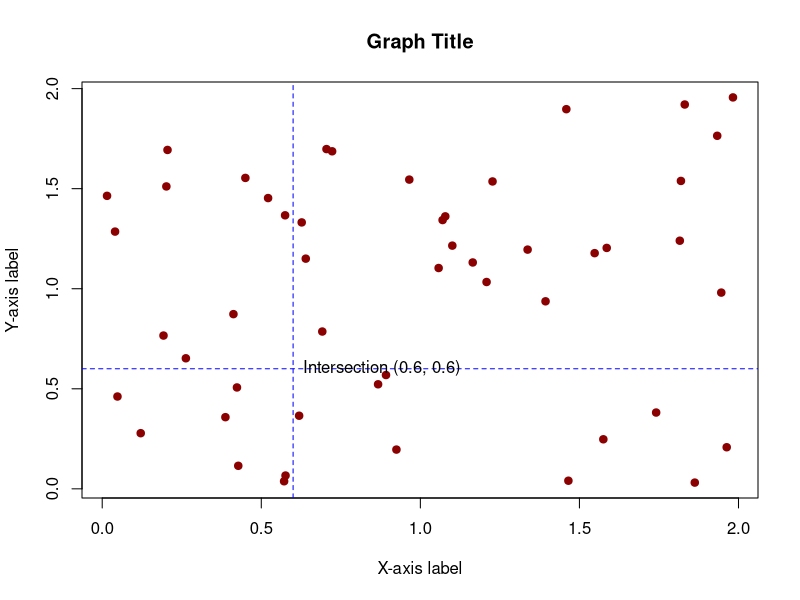
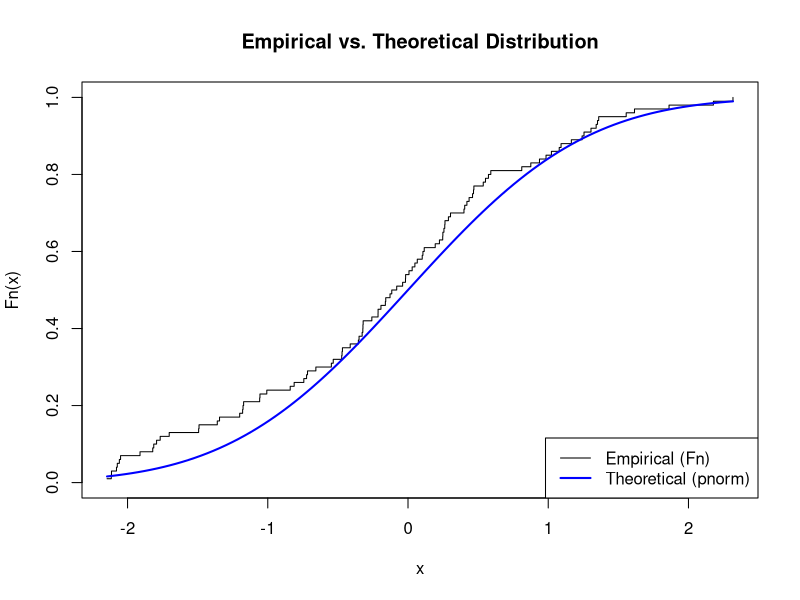
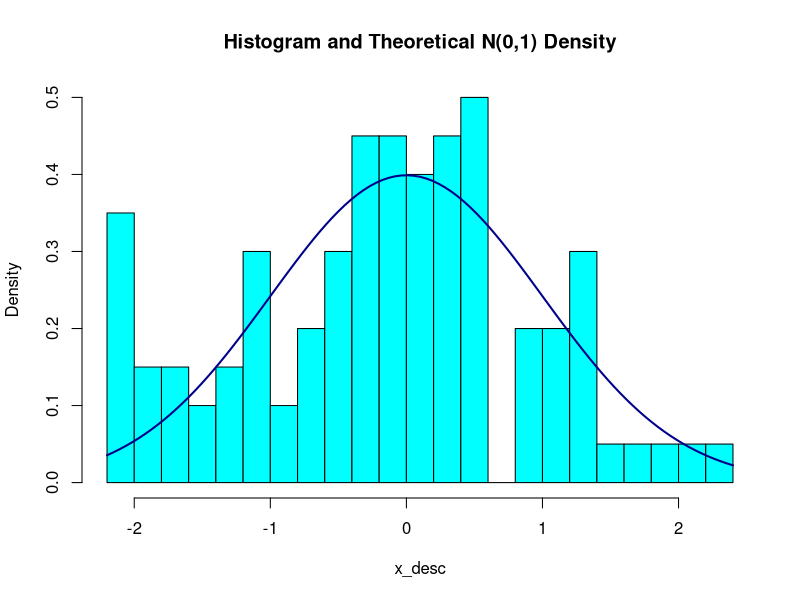
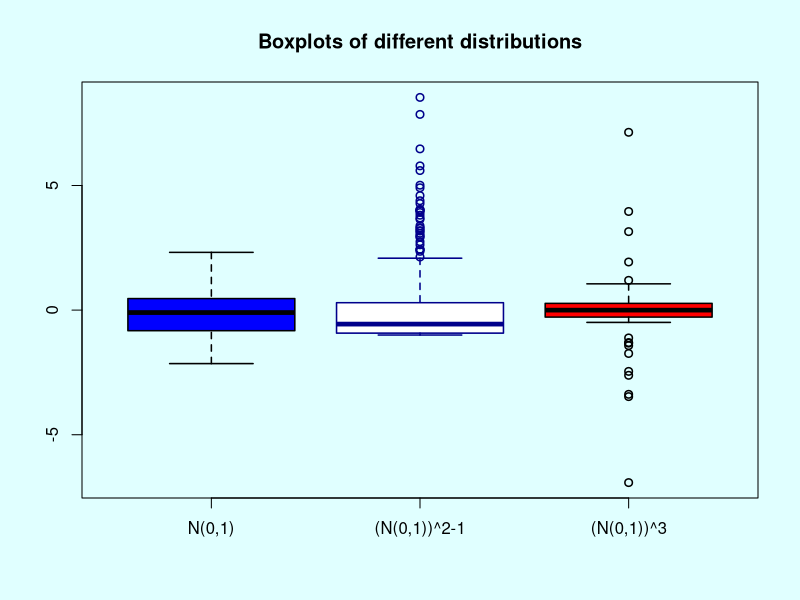
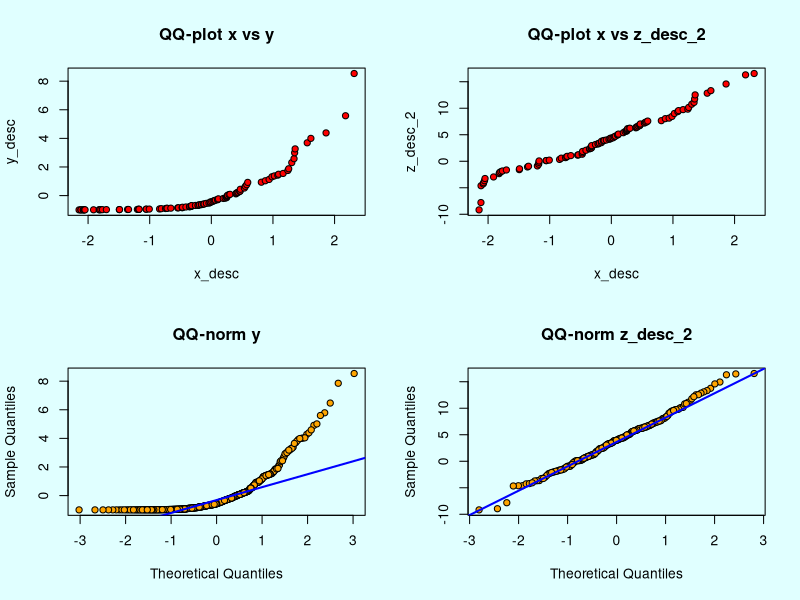
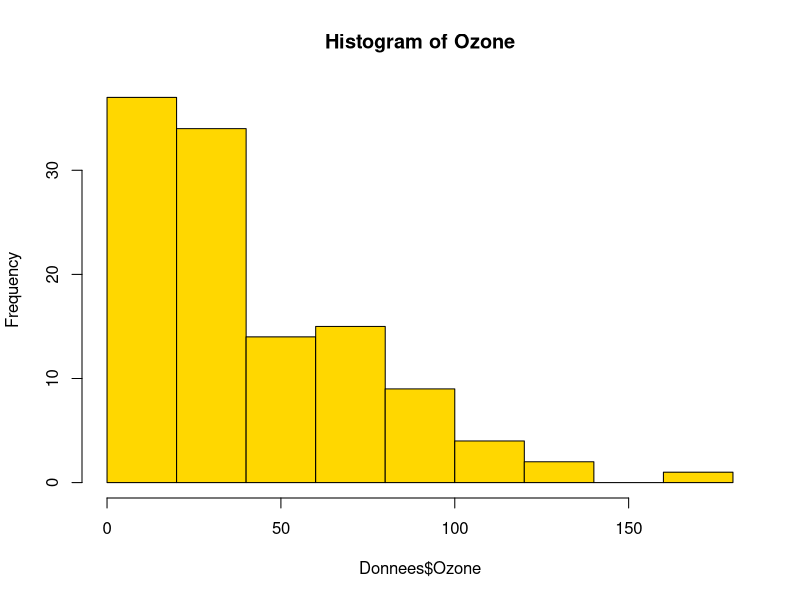
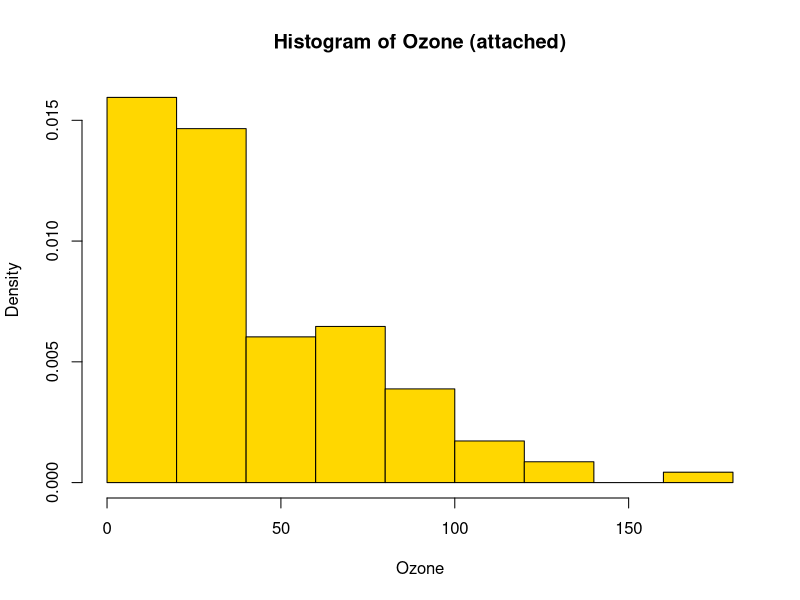

These charts were generated, in order, by the following R code:
# --- Section 1: First Steps in R ---

# 1.1. Basic calculations and sequences
print("Result of pi * sqrt(10) + exp(4):")
print(pi * sqrt(10) + exp(4))

print("Sequence from 3 to 10:")
print(3:10)

print("Sequence from 3 to 10 (with seq):")
print(seq(3, 10))

# 1.2. Vectors
x <- c(2, 3, 5, 7, 2, 1)
y <- c(10, 15, 12)
z <- c(x, y) # Concatenate x and y

print("Vector x:")
print(x)
print("Vector z (x and y combined):")
print(z)

# 1.3. Vector operations
print("z squared (element-wise):")
print(z^2)

print("x times x (element-wise):")
print(x * x)

# 1.4. Vector repetition
w_rep <- rep(x, 3) # Repeat vector x 3 times
w_each <- rep(x, each = 3) # Repeat each element of x 3 times

print("Repetition (rep):")
print(w_rep)
print("Repetition (rep, each):")
print(w_each)

# --- Section 2: Matrices ---

# Create from a vector
x_mat <- 1:12
dim(x_mat) <- c(3, 4) # Reshape vector into a 3x4 matrix
print("Matrix created with dim():")
print(x_mat)

# Create with the matrix() function
y_mat <- matrix(1:12, nrow = 3, byrow = TRUE) # nrow :row number
print("Matrix created with matrix() (byrow=TRUE):") #If byrow false (default) matrix filled by columns wich means first line is (1,4,7,10)
print(y_mat)

# Transpose
print("Transpose of y_mat:")
print(t(y_mat))

# Matrix operations
z_mat <- matrix(1:4, nrow = 2, byrow = TRUE)
print("Matrix z_mat (2x2):")
print(z_mat)

print("z_mat * z_mat (element-wise multiplication):")
print(z_mat * z_mat)

print("z_mat %*% z_mat (matrix multiplication):")
print(z_mat %*% z_mat)

# --- Section 3: Plotting ---

x_plot <- runif(50, 0, 2) #50 is number of numbers generated , numbers are between 0 and 2
y_plot <- runif(50, 0, 2)

print("Generating a basic plot.")
plot(x_plot, y_plot,
     main = "Graph Title",
     xlab = "X-axis label",
     ylab = "Y-axis label",
     col = "darkred", #color of points
     pch = 19) # symbol of the points

# Add lines and text
abline(h = .6, v = .6, col = "blue", lty = 2) # lty for the line type (dashed - solid - doted ...)
text(.6, .6, "Intersection (0.6, 0.6)", pos = 4) # pos=4 for text to the right of the (x,y) coordinate

# --- Section 4: Random Simulation ---


print("10 samples from N(0,1):")
print(rnorm(10))


print("10 samples from Binomial(size=20, prob=0.5):")
print(rbinom(10, size = 20, prob = .5))
# This line: Run 10 experiments (n=10). Each experiment is 20 trials (size=20)
# with a 50% chance of success (prob=0.5).
# It's like flipping a coin 20 times and counting heads, then repeating that 10 times and outputting how much you heads you got .

print("10 samples from Cauchy distribution:")
print(rcauchy(10))

print("10 samples from Uniform(min=0, max=1):")
print(runif(10, min = 0, max = 1))
#same chance of getting any number .

print("Sample without replacement (5 from 1:40):")
print(sample(1:40, 5))
#It takes a random sample of 5 numbers from the sequence of numbers 1 to 40.
#without replacement if it draws a number it does not get taken again .

print("Sample with replacement (10 from 1:10):")
print(sample(1:10, 10, replace = TRUE))
#same thing but number can be taken twice

print("Weighted probability sample:")
print(sample(c("failure", "success"), 10, replace = TRUE, prob = c(0.7, 0.3)))
# Picks "failure" or "success" 10 times, with a 70% chance for "failure".

# --- Section 5: Empirical Descriptions ---


x_desc <- rnorm(100)
# Get 100 random numbers. The "rnorm" command creates a "bell curve" pattern,
# meaning most numbers will be close to the average (in the middle),
# and very few will be extremely high or lo

n <- length(x_desc)

# 5.1. Empirical distribution function
print("Generating empirical distribution plot.")
# dev.new()
plot(sort(x_desc), 1:n / n,
     type = "s", # it like drawing steps between points
     ylim = c(0, 1), #the y-axis start at 0 (the bottom) and end at 1 (the top).
     xlab = "x",
     ylab = "Fn(x)",
     main = "Empirical vs. Theoretical Distribution")

curve(pnorm(x, 0, 1), add = TRUE, col = "blue", lwd = 2)
# Add the "perfect" theoretical S-curve (pnorm) on top of the current plot.
# 'add=TRUE' is key: it tells R to add to the plot, not create a new one.
# 'lwd=2' makes the blue line twice as thick

legend("bottomright", legend = c("Empirical (Fn)", "Theoretical (pnorm)"),
       col = c("black", "blue"), lty = 1, lwd = c(1, 2))
# Add a legend (a key) to the "bottomright" corner to explain the lines.
# It matches the text labels to the line colors (col) and widths (lwd) .

# 5.2. Histogram
print("Generating histogram with density curve.")

hist(x_desc, breaks = 20, freq = FALSE, col = "cyan",
     main = "Histogram and Theoretical N(0,1) Density")
# Create a histogram (bar chart) of our random 'x_desc' data.
# 'breaks = 20': Tries to create 20 bins (bars) for the data.
# 'freq = FALSE': Y-axis shows density (probability) instead of raw count.
# 'col = "cyan"': Makes the bars cyan color.
# 'main = "..."': Sets the main title for the plot. 

curve(dnorm(x), add = TRUE, col = "darkblue", lwd = 2)
# Add the "perfect" theoretical bell curve shape (dnorm) on top of the histogram.
# 'add=TRUE' draws it on the same plot.
# We can do this because the histogram's y-axis is density (freq=FALSE)

# 5.3. Boxplot
print("Generating comparative boxplots.")

# y_desc: Get 400 bell-curve numbers, square them, and subtract 1.
y_desc <- (rnorm(400))^2 - 1
# z_desc: Get 50 bell-curve numbers and cube them.
z_desc <- rnorm(50)^3



par(bg = "lightcyan") # Change background 

boxplot(x_desc, y_desc, z_desc,
        col = c("blue", "white", "red"),
        border = c("black", "darkblue", "black"),
        lwd = 1.5,
        names = c("N(0,1)", "(N(0,1))^2-1", "(N(0,1))^3"),
        main = "Boxplots of different distributions")
# Create a side-by-side boxplot to compare our three datasets.
# 'col=' sets the fill color for each box.
# 'border=' sets the outline color for each box.
# 'lwd=1.5' makes the lines slightly thicker.
# 'names=' provides custom labels for the x-axis for each box.
# 'main=' sets the main title of the plot.

par(bg = "white") # Reset background color

# 5.4. QQ-plots
print("Generating QQ-plots.")

# Create another bell-curve dataset, but this time centered at 4 (mean=4)
# and with a wider spread (standard deviation sd=5).
z_desc_2 <- rnorm(200, mean = 4, sd = 5)

# Set graphical parameters: arrange the next plots in a 2x2 grid (mfrow)
# and set the background (bg) to "lightcyan".
par(mfrow = c(2, 2), bg = "lightcyan") 

# Plot 1 (in grid slot 1): Compares normal 'x_desc' to skewed 'y_desc'.
# This will be CURVED, as the shapes don't match.
qqplot(x_desc, y_desc, pch = 21, bg = "red", main = "QQ-plot x vs y")
# Plot 2 (in grid slot 2): Compares normal 'x_desc' to normal 'z_desc_2'.
# This will be a STRAIGHT LINE, as both are bell curves
qqplot(x_desc, z_desc_2, pch = 21, bg = "red", main = "QQ-plot x vs z_desc_2")

# Plot 3 (in grid slot 3): Makes a plot to check if 'y_desc' is a bell curve.
# 'qqnorm' plots our data as orange dots.
qqnorm(y_desc, pch = 21, bg = "orange", main = "QQ-norm y")
# 'qqline' adds the straight blue line where the dots *should* be.
# Since 'y_desc' is not a bell curve, the dots will curve away from this line.
qqline(y_desc, col = "blue", lwd = 2)

# Plot 4 (in grid slot 4): Now check 'z_desc_2', which *is* a bell curve.
# 'qqnorm' plots our data as orange dots.
qqnorm(z_desc_2, pch = 21, bg = "orange", main = "QQ-norm z_desc_2")
# 'qqline' adds the straight blue line where the dots should be.
# Since 'z_desc_2' IS a bell curve, the dots will follow this line closely.
qqline(z_desc_2, col = "blue", lwd = 2)

par(mfrow = c(1, 1), bg = "white") # Reset plot layout

# --- Section 6: Reading Data ---


data(airquality)
Donnees <- airquality

print("Summary of 'airquality' data:")
summary(Donnees)

print("Generating histogram for 'Ozone'.")
# Make a histogram (bar chart) using just the 'Ozone' column from our data.
# 'Donnees$Ozone' selects that specific column.
hist(Donnees$Ozone, col = "gold", main = "Histogram of Ozone")

# Using attach/detach
attach(Donnees)
# 'Ozone' is now directly accessible
hist(Ozone, freq = FALSE, col = "gold", main = "Histogram of Ozone (attached)")
detach(Donnees)
